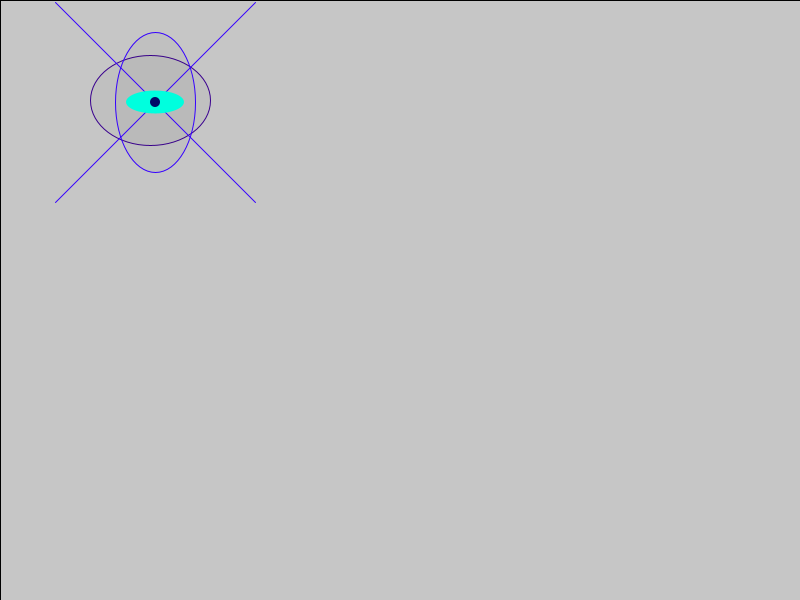
Frame 1 (no input)
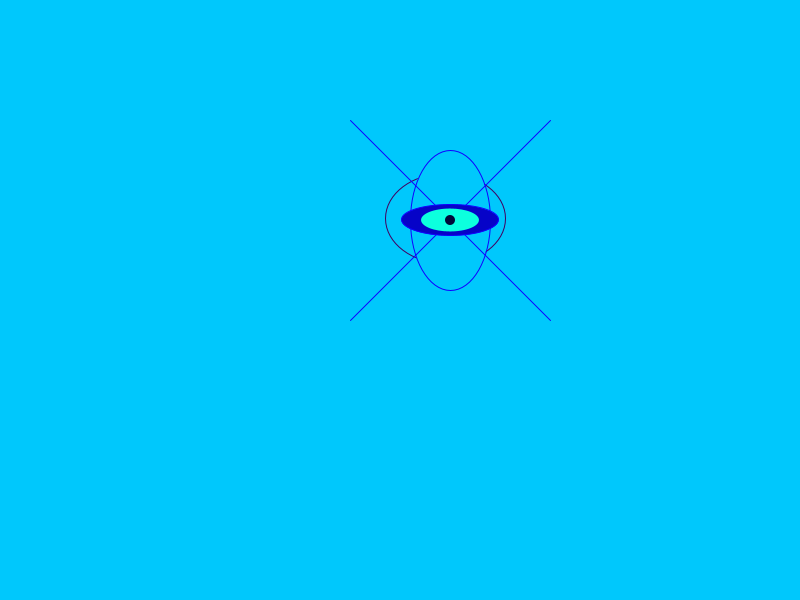
Frame 60 (the mouse pressed at the canvas centre just before this capture)
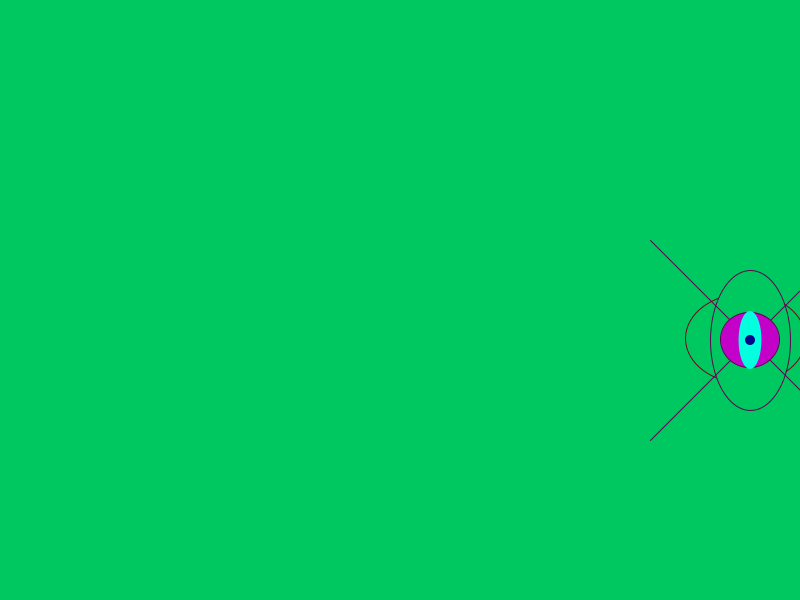
Frame 120 (the mouse held since frame 60 and released just before this capture)

The Processing sketch that drew these frames (run headless with seeded random() and noise(); from frame 60 on, the mouse is pressed at the canvas centre):

// Processing sketch: processing_97042
// ── processing_97042.pde

float px=150;
float py=100;
float velx=5;
float vely=2;
float diametre=40;
boolean cercle =true;
void setup() {
  size(800, 600);
diametre =random(5,25);
}
void draw() {
  
  fill(0, 8);
  if(px>400){
    fill(0,200,random(255));}
  rect(0, 0, 800, 600);
  
  

  
 stroke(random(220),random(0),random(150));
  ellipse(px,py,120,90);
  px=px+velx;
  py=py+vely;
  noStroke();
  

stroke(random(220),random(0),random(300));
  ellipse(px,py,80,140);  
  fill(0,random(299),random(20));
  line(px,py,px-100,py-100);
  line(px,py,px+100,py+100);
  line(px,py,px-100,py+100);
  line(px,py,px+100,py-100);
  
 
  
fill (random(200), random(10), 200);
ellipse(px,py,random(140),random(80));

  
  if (px+diametre/2>=width) {
    velx=-velx;
  }
  if (px-diametre/2<=0) {
    velx=-velx;
  }
  if (py+diametre/2>=height) {
    vely=-vely;
  }
  if (py-diametre/2<=0) {
    vely=-vely;
  }
  fill(random(30),255,222);
  noStroke();
  if (cercle==true) {
    ellipse(px, py, diametre+40, diametre+5);
  }
  else {
    ellipse(px, py, diametre+5, diametre+40);
  }
fill(0,10,random(300));
  ellipse(px,py,10,10);}
  

  
void mousePressed() {
  cercle=!cercle;
}
